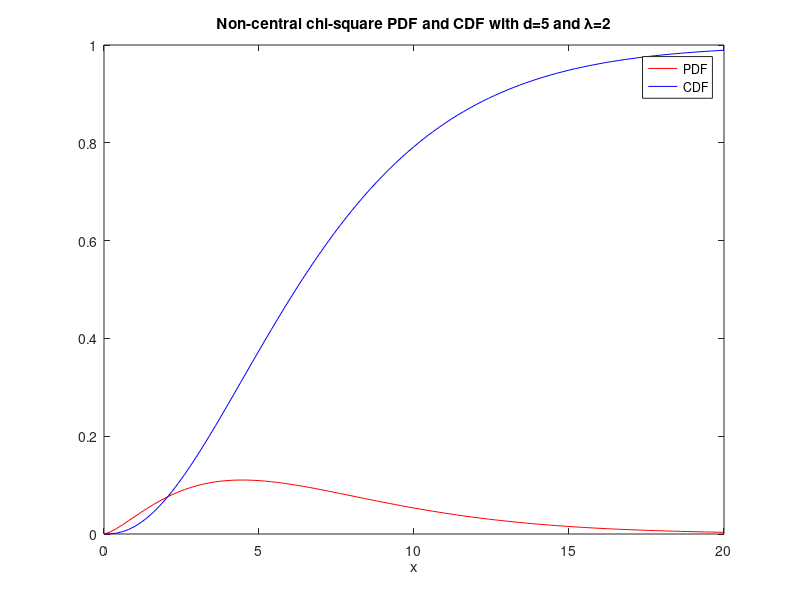

Reproduce this figure in MATLAB. (Note: this script raises an error after producing the figure.)
%% Plot and sample the non-central Chi Squared distribution

clear all
close all

% Parameters
d = 5 ; % Degrees of freedom
lambda = 2 ; % Non-centrality parameter
nsample = 10^5 ; % Lesser nsample for speed reasons
deltax = 0.2 ;

x = 0:deltax:20 ;
xx = x+deltax/2 ;

%% Compute the PDF and CDF

f = pdf('ncx2',x,d,lambda) ;
F = cdf('ncx2',x,d,lambda) ;

figure(1)
plot(x,f,'r',x,F,'b')
xlabel('x')
title('Non-central chi-square PDF and CDF with d=5 and \lambda=2')
legend('PDF','CDF')

%% Sample the non-central Chi-Sq. distribution

U = rand([nsample,1]) ;

X = icdf('ncx2',U,d,lambda) ;

figure(2)
close all
histogram(X,'BinEdges',x,'Normalization','pdf')
hold on
plot(x,f,'r')
xlim([0,20])
xlabel('x')
ylabel('f')
legend('Sampled','Theory')
title('N.C. Chi-Sq. Distribution with d=5 and \lambda=2')


figure(3)
h = histogram(X,'BinEdges',x,'Normalization','pdf') ;
H = [h.Values,0] ;
plot(xx,H,'b',x,f,'r')
xlim([0,20])
xlabel('x')
ylabel('f')
legend('Sampled','Theory')
title('N.C. Chi-Sq. Distribution with d=5 and \lambda=2')


figure(4)
bar(xx,H)

%N.C. Chi-Sq. Random Numbers from MATLAB function

R = ncx2rnd(5,2,1,100000) ;

figure(5)
histogram(R,'BinEdges',x,'Normalization','pdf')



